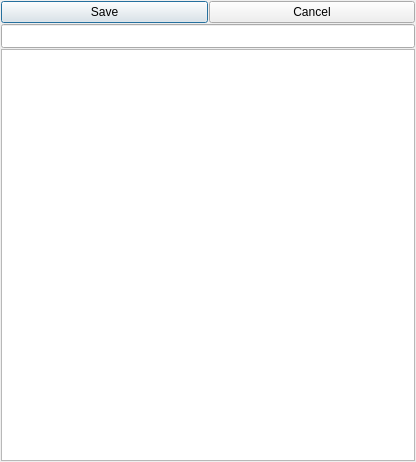
<?xml version="1.0" encoding="UTF-8"?>
<ui version="4.0">
 <author>Bernd Stramm &lt;bernd.stramm@gmail.com&gt;</author>
 <class>ConfigEdit</class>
 <widget class="QDialog" name="ConfigEdit">
  <property name="geometry">
   <rect>
    <x>0</x>
    <y>0</y>
    <width>416</width>
    <height>462</height>
   </rect>
  </property>
  <property name="sizePolicy">
   <sizepolicy hsizetype="Preferred" vsizetype="Preferred">
    <horstretch>10</horstretch>
    <verstretch>0</verstretch>
   </sizepolicy>
  </property>
  <property name="windowTitle">
   <string>Preference Settings</string>
  </property>
  <property name="windowIcon">
   <iconset resource="../crawl.qrc">
    <normaloff>:/crawl.png</normaloff>:/crawl.png</iconset>
  </property>
  <property name="modal">
   <bool>false</bool>
  </property>
  <layout class="QGridLayout" name="gridLayout">
   <item row="0" column="0">
    <layout class="QHBoxLayout" name="horizontalLayout">
     <item>
      <widget class="QPushButton" name="saveButton">
       <property name="sizePolicy">
        <sizepolicy hsizetype="Expanding" vsizetype="Fixed">
         <horstretch>0</horstretch>
         <verstretch>0</verstretch>
        </sizepolicy>
       </property>
       <property name="text">
        <string>Save</string>
       </property>
      </widget>
     </item>
     <item>
      <widget class="QPushButton" name="cancelButton">
       <property name="sizePolicy">
        <sizepolicy hsizetype="Expanding" vsizetype="Fixed">
         <horstretch>0</horstretch>
         <verstretch>0</verstretch>
        </sizepolicy>
       </property>
       <property name="text">
        <string>Cancel</string>
       </property>
      </widget>
     </item>
    </layout>
   </item>
   <item row="1" column="0">
    <widget class="QLineEdit" name="fileName">
     <property name="sizePolicy">
      <sizepolicy hsizetype="Expanding" vsizetype="MinimumExpanding">
       <horstretch>10</horstretch>
       <verstretch>1</verstretch>
      </sizepolicy>
     </property>
     <property name="minimumSize">
      <size>
       <width>0</width>
       <height>24</height>
      </size>
     </property>
     <property name="readOnly">
      <bool>true</bool>
     </property>
    </widget>
   </item>
   <item row="2" column="0">
    <widget class="QTreeView" name="configView">
     <property name="sizePolicy">
      <sizepolicy hsizetype="Expanding" vsizetype="Expanding">
       <horstretch>10</horstretch>
       <verstretch>20</verstretch>
      </sizepolicy>
     </property>
     <attribute name="headerVisible">
      <bool>true</bool>
     </attribute>
    </widget>
   </item>
  </layout>
 </widget>
 <layoutdefault spacing="1" margin="1"/>
 <resources>
  <include location="../crawl.qrc"/>
 </resources>
 <connections/>
</ui>
